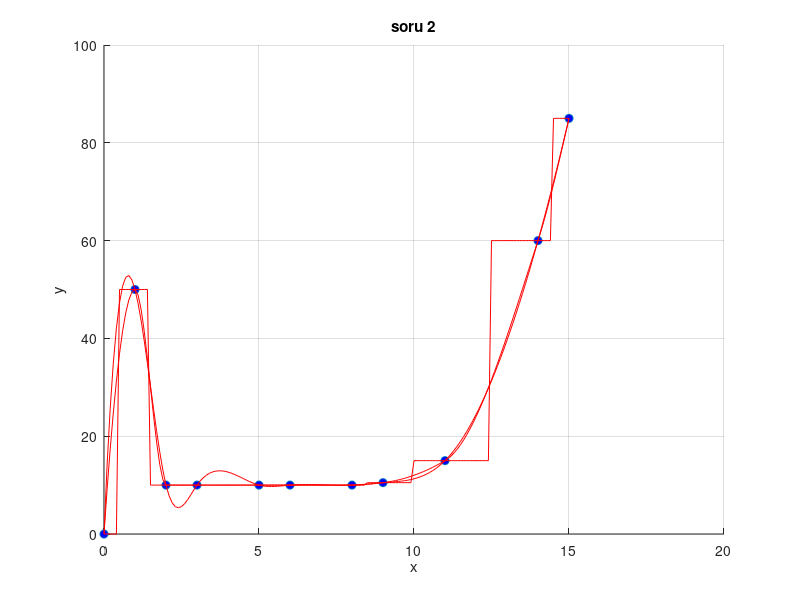

Reproduce this figure in MATLAB.
close all;
%% Vector data
x = [0 2 3 5 6 8 9 11 1 14 15];
fx = [0 10 10 10 10 10 10.5 15 50 60 85];

%% plot dots
figure; hold on;
plot(x,fx, 'o', 'MarkerFaceColor','b');

%% Interp 
xq = 0:0.1:x(end); % 0 to end value 0.1 steps
vq1 = interp1(x,fx,xq, 'nearest');
plot(xq, vq1, 'r-');
vq2 = interp1(x,fx,xq, 'cubic');
plot(xq, vq2, 'r-');
vq3 = interp1(x,fx,xq, 'spline');
plot(xq, vq3, 'r-'); hold off; grid on; title('soru 2'); xlabel('x'); ylabel('y');

% En güzel CUBIC ÇALIŞIYOR.


